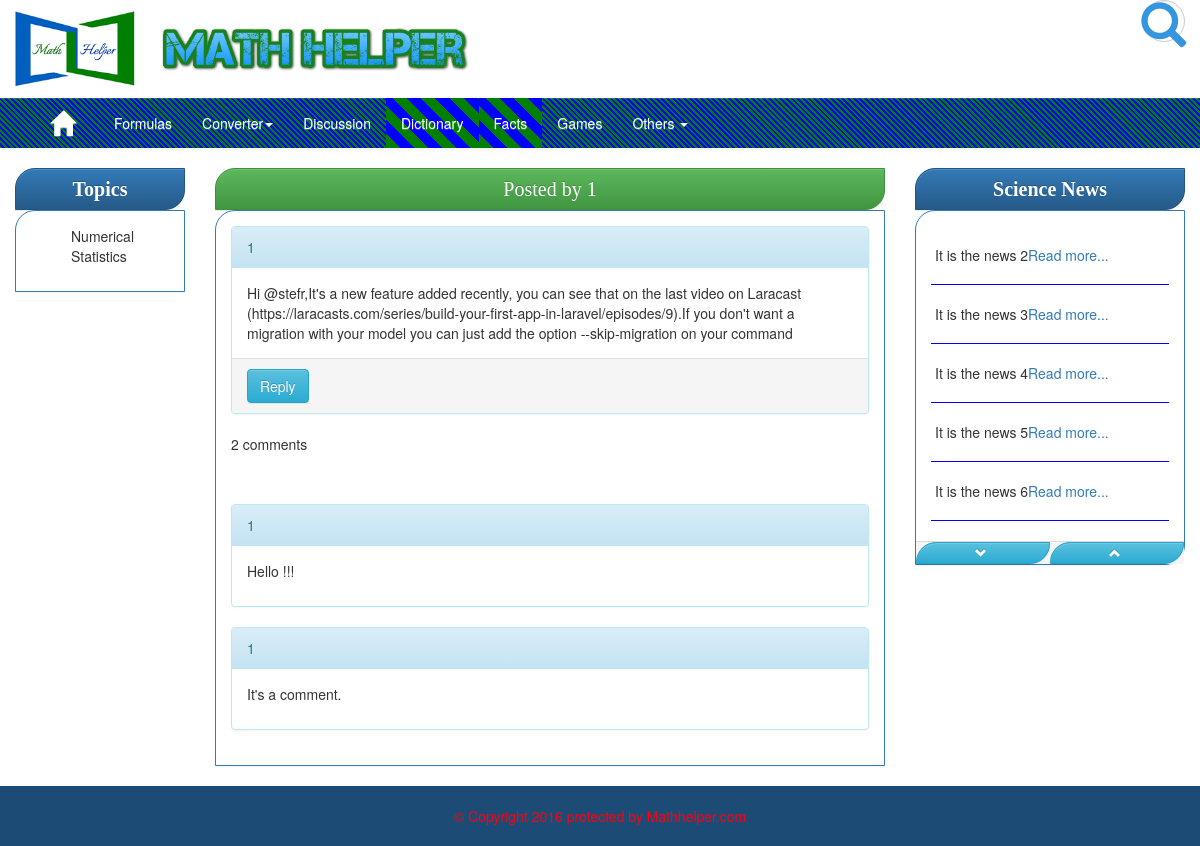
The page /post_single.php?id=1 on the database its author committed.
### tables this page shows
CREATE TABLE IF NOT EXISTS `blog_posts` (
`id` bigint(11) NOT NULL,
  `title` text NOT NULL,
  `posts` text NOT NULL,
  `category` varchar(100) NOT NULL,
  `post_status` int(11) NOT NULL,
  `created_at` datetime NOT NULL
);

CREATE TABLE IF NOT EXISTS `blog_ans` (
`ans_id` bigint(11) NOT NULL,
  `ans` text NOT NULL,
  `post_id` bigint(11) NOT NULL,
  `vote_for_ans` bigint(11) NOT NULL,
  `ans_status` int(11) NOT NULL,
  `created_at` datetime NOT NULL
);

CREATE TABLE IF NOT EXISTS `news` (
`news_id` bigint(20) NOT NULL,
  `news_head` text NOT NULL,
  `news_details` text NOT NULL,
  `news_time` datetime NOT NULL DEFAULT CURRENT_TIMESTAMP ON UPDATE CURRENT_TIMESTAMP
);

### classes/blogposts.php (called while the page is built, shortened)
<?php
class Blogposts{
	private $table = 'blog_posts';
	private $post_id;
	public function readBlogCategories(){
		$sql		= "select distinct category from $this->table";
		$stmt 		= DB::prepare($sql);
		$stmt->execute();
		return $stmt->fetchAll();
	}
	public function setPostId($post_id){
		$this->post_id=$post_id;
	}
	public function readOnePost(){
		$sql		= "select * from $this->table where id=?";
		$stmt 		= DB::prepare($sql);
		$stmt->bindParam(1,$this->post_id);
		$stmt->execute();
		return $stmt->fetchAll();
	}
}
?>

### classes/db.php (called while the page is built)
<?php
	class DB{
		private static $pdo;
		public static function connection()
				{
					if(!isset(self::$pdo))
						{
							try {
									self::$pdo = new PDO('mysql:host=localhost;dbname=math;','root','');
								}
							catch (PDOException $e)
								{
									echo $e->getMessage();
								}
					 	}
					 	return self::$pdo;
				}
				public static function prepare($sql){
					return self::connection()->prepare($sql);
				}
			}
?>

### classes/commentofposts.php (called while the page is built, shortened)
<?php
class CommentOfPosts{
	private $table = 'blog_ans';
	private $post_id;
	public function setPostId($post_id){
		$this->post_id=$post_id;
	}
	public function readBlogAns(){
		$sql		= "select * from $this->table where post_id=$this->post_id && ans_status=1";
		$stmt 		= DB::prepare($sql);
		$stmt->bindParam(1, $this->post_id);
		$stmt->execute();
		return $stmt->fetchAll();
	}
}
?>

### classes/news.php (called while the page is built, shortened)
<?php
class News{
	private $table = 'news';
	public function readAllNews(){
		$sql		= "select * from $this->table limit 10";
		$stmt 		= DB::prepare($sql);
		$stmt->execute();
		return $stmt->fetchAll();
	}
}
?>

### post_single.php (the view, shortened to what this page needs)
<?php
$pageName = "Discussion";
include "include/header.php";
$post_id=$_GET['id'];
$blog= new Blogposts();
$blog->setPostId($post_id);
?>
<?php
$comment= new CommentOfPosts();
?>
<?php include "topic.php"; ?>
<section>
<div class="col-md-7" id="all-questions">
        <?php
            foreach ($blog->readOnePost() as $key => $value) {
        ?>
        <a class="btn btn-success btn-block" id="nolink">Posted by <?php echo $value[4]; ?></a>
        <div class="panel panel-primary" style="border-radius:20px 0px 0px 0px">
            <div class="panel-body" style="word-wrap:break-word">
                <div class="panel panel-info">
                    <div class="panel-heading"><?php echo $value[0]; ?></div>
                    <div class="panel-body"><?php echo $value[2]; ?></div>
                    <div class="panel-footer"><input class="btn btn-info" type="button" id="reply" value="Reply" onclick="setVisibility('reply-box');">
                    </div>
                </div>
                <?php  }
                ?>
                <p>
                <?php
                $comment->setPostId($post_id);
                $comm_num=0;
                foreach ($comment->readBlogAns() as $key => $value) {
                $comm_num++;}
                if ($comm_num<2) {
                   echo $comm_num." comment";
                }
                else{
                    echo $comm_num." comments";
                }
                ?>
                </p>
                <br><br>
        <?php
                foreach ($comment->readBlogAns() as $key => $value) {
            ?>
                <div class="panel panel-info">
                    <div class="panel-heading" id="ans_by"><?php echo $value[2]; ?></div>
                    <div class="panel-body" id="ans_post"><?php echo $value[1]; ?></div>
                </div>
        <?php }
         ?>
            </div>
        </div>
</div>
</section>
<?php
include "include/sidebar.php";
?>
<?php
include "include/footer.php";
?>
  </body>
</html>

### include/header.php (shortened to what this page needs)
<!DOCTYPE html>
<html lang="en">
    <head>
        <link href="./bootstrap/css/bootstrap.min.css" rel="stylesheet">
        <link href="./bootstrap/css/bootstrap-theme.css" rel="stylesheet">
        <link rel="stylesheet" href="./dropdown/css/animate.min.css">
        <link rel="stylesheet" href="./dropdown/css/bootstrap-dropdownhover.min.css">
        <link rel="stylesheet" href="./css/custom.css">
        <link rel="stylesheet" href="./css/newsbox.css">
    </head>
<body >
<div class="container-full">
    <section>
        <div class="clearfix">
            <div class="row-fluid">
                <div class="col-md-5">
                    <img class="img-responsive" src="images/logo8.png">
                </div>
                <div class="col-md-2" >
                    <form action="" class="search-form">
                        <div class="form-group has-feedback">
                            <input type="text" class="form-control" name="search" id="search" placeholder="search">
                            <span class="glyphicon glyphicon-search form-control-feedback"></span>
                        </div>
                    </form>
                </div>
            </div>
        </div>
    </section>
    <section>
            <nav class="navbar-default" role="navigation" id="scrollfix">
                <div class="container-fluid">
                    <div class="collapse navbar-collapse" id="bs-example-navbar-collapse-animations" data-hover="dropdown" data-animations="fadeInUp fadeInLeft fadeInUp fadeInRight">
                        <ul class="nav navbar-nav" id="nav">
                            <li><a style="padding:13px 20px 8px 20px;" href="index.php"<?php if ($pageName=="Home") echo 'id="current"'; ?>><span class="glyphicon glyphicon-home" style="font-size:25px;"></span></a></li>
                            <li><a href="formula_category.php" <?php if ($pageName=="Formula") echo 'id="current"'; ?>>Formulas</a></li>
                            <li class="dropdown"><a href="#" class="dropdown-toggle" data-toggle="dropdown" role="button" aria-expanded="false">Converter<span class="caret"></span></a>
                            <li><a href="discussion.php">Discussion</a></li>
                            <li><a href="#" <?php if ($pageName=="Discussion") echo 'id="current"'; ?>>Dictionary</a></li>
                            <li><a href="#" <?php if ($pageName=="Discussion") echo 'id="current"'; ?>>Facts</a></li>
                            <li><a href="#" <?php if ($pageName=="Games") echo 'id="current"'; ?>>Games</a></li>
                            <li class="dropdown"><a href="#" class="dropdown-toggle" data-toggle="dropdown" role="button" aria-expanded="false">Others <span class="caret"></span></a>
                            </li>
                        </ul>
                    </div>
                </div>
            </nav>
    </section>
<br>

### topic.php
<section>
<div class="col-md-2" id="topics">
        <a class="btn btn-primary btn-block" id="nolink"><strong>Topics</strong></a>
        <div class="panel panel-primary" style="border-radius:20px 0px 0px 0px">
            <div class="panel-body">
                <ul  style="word-wrap:break-word;list-style-type:none;">
                    <?php
                        foreach ($blog->readBlogCategories() as $key => $value) {
                        ?>
                        <li><?php echo $value['category']; ?></li><?php } ?>
                </ul>
            </div>
        </div>
</div>
</section>

### include/sidebar.php
<section>
<?php
       $news= new News();
          ?>
			<div class="col-md-3">
				<a class="btn btn-primary btn-block" id="nolink"><strong>Science News</strong></a>
				<div class="panel panel-primary" style="border-radius:20px 0px 20px 0px">
					<div class="panel-body">
						<div class="row">
							<div class="col-xs-12">
								<ul class="demo1">
									<?php
									     foreach ($news->readAllNews() as $key => $value) { ?>
									<li class="news-item">
										<table cellpadding="4">
											<tr height="50px">
												<td><?php echo $value[1] ?><a href="#">Read more...</a></td>
											</tr>
										</table>
									</li>
									<?php } ?>
								</ul>
							</div>
						</div>
					</div>
					<div class="panel-footer" style="padding:0px;">
					</div>
				</div>
			</div>
</section>
</div>

### include/footer.php (shortened to what this page needs)
<div id="footer" class="col-md-12" style="height:60px;background:#1C4C75;color:#FF010F;padding-top:20px;">
	<center>&copy Copyright 2016 protected by Mathhelper.com</center>
</div>

### css/custom.css (style rules this page uses)
html, body { margin:0; padding:0; height:100%; }
body { scrollbar-3dlight-color:#ffd700; scrollbar-arrow-color:#ff0; scrollbar-base-color:#ff6347; scrollbar-darkshadow-color:#ffa500; scrollbar-face-color:#008080; scrollbar-highlight-color:#ff69b4; scrollbar-shadow-color:#f0f }
a#nolink { background-position: 0; color: #fff; cursor: default; font-size: 20px; font-family: gabriola; border-radius:20px 0px 20px 0px }
.navbar-default { background-image: repeating-linear-gradient( 45deg, green, green 2px, blue 2px, blue 4px ); color: #fff; border-radius: 0px; }
.navbar-default .navbar-nav > li > a { color: #fff; }
.navbar-default .navbar-collapse, .navbar-default .navbar-form { border-color: #fbfbfb; }
#current { color: #fff; font-style: bold; background-image: repeating-linear-gradient( 45deg, green, green 10px, blue 10px, blue 20px ); }
.search-form .form-group { float: right !important; transition: all 0.35s, border-radius 0s; width: 42px; height: 42px; background-color: #fff; box-shadow: 0 1px 1px rgba(0, 0, 0, 0.075) inset; border-radius: 25px; border: 1px solid #ccc; }
.search-form .form-group input.form-control { padding-right: 30px; border: 0 none; background: transparent; box-shadow: none; display:block; }
.search-form .form-group span.form-control-feedback { position: absolute; top: 7px; right: 5px; z-index: 2; display: block; width: 34px; height: 34px; line-height: 34px; text-align: center; color: #3596e0; left: initial; font-size: 45px; }

### css/newsbox.css (style rules this page uses)
.panel .demo1 { padding:0px; margin:0px; list-style:none; }
.news-item { padding:4px 4px; margin:0px; border-bottom:1px solid blue; }

### include/header.php (style rules this page uses)
body, a#nolink { cursor: url("pointer/mypointer.cur")!important; }

### rows shown on the page
blog_posts: post_status "1", id "1", posts "Hi @stefr,It's a new feature added recently, you can see that on the last video on Laracast (https://laracasts.com/series/build-your-first-app-in-laravel/episodes/9).If you don't want a migration with your model you can just add the option --skip-migration on your command"
blog_ans: post "1", ans "Hello !!!"
blog_ans: post "1", ans "It's a comment."
news: news_head "It is the news 2"
news: news_head "It is the news 3"
news: news_head "It is the news 4"
news: news_head "It is the news 5"
news: news_head "It is the news 6"

### other values the page prints
$value['category'] "Numerical"
$value['category'] "Statistics"
$comm_num "2"
